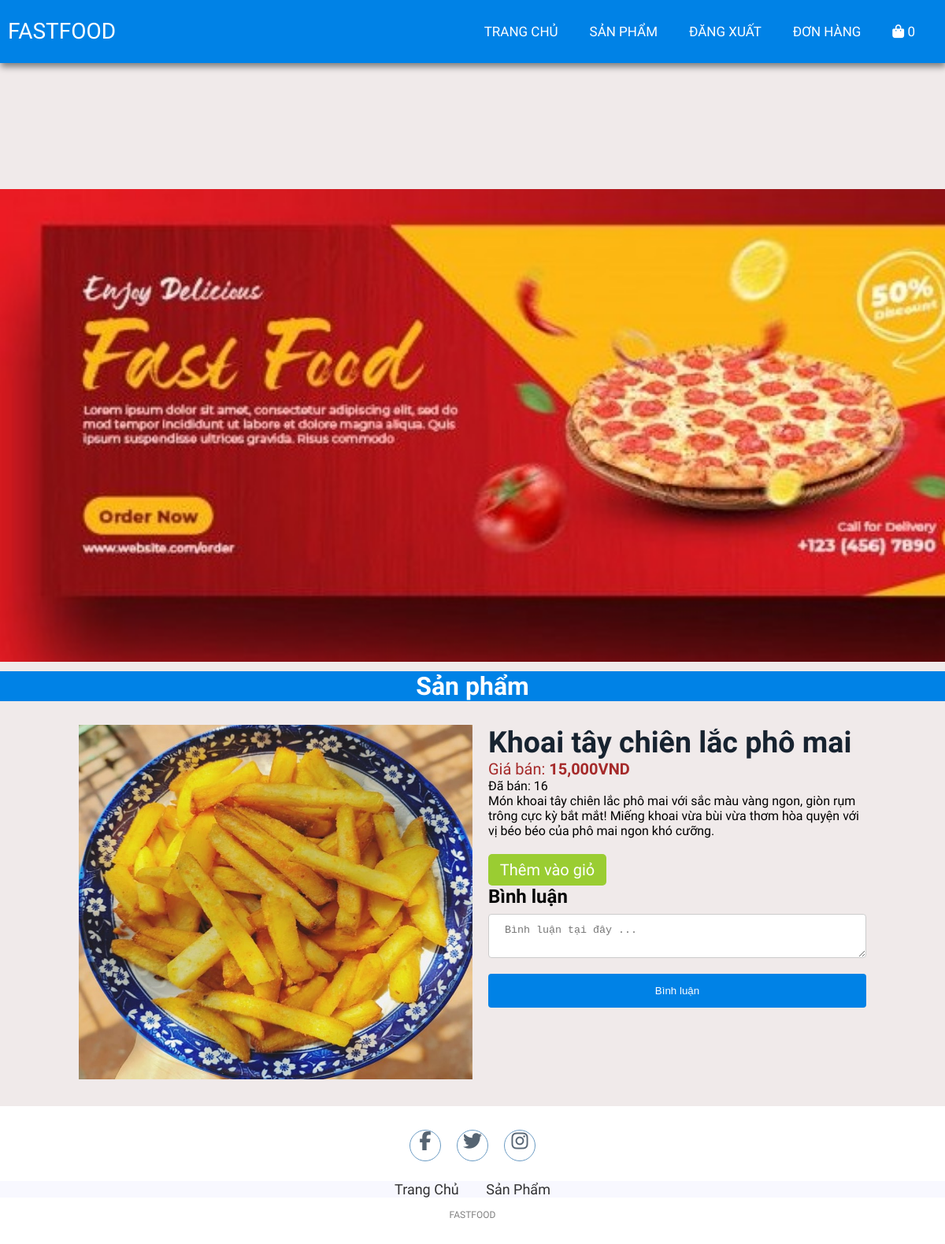
The app's page /detail.php?id=4 with its own data.
### tables this page shows
CREATE TABLE `products` (
  `id` int(11) NOT NULL,
  `name` varchar(255) NOT NULL,
  `originalPrice` decimal(10,0) NOT NULL,
  `promotionPrice` decimal(10,0) NOT NULL,
  `image` varchar(50) NOT NULL,
  `createdBy` int(11) NOT NULL,
  `createdDate` date NOT NULL,
  `cateId` int(11) NOT NULL,
  `qty` int(11) NOT NULL,
  `des` varchar(1000) NOT NULL,
  `status` tinyint(1) NOT NULL,
  `soldCount` int(11) NOT NULL
);

### lib/database.php (called while the page is built, shortened)
<?php
class Database extends PDO
{
  public $host   = DB_HOST;
  public $user   = DB_USER;
  public $pass   = DB_PASS;
  public $dbname = DB_NAME;
  public $link;
  private function connectDB()
  {
    $this->link = new mysqli(
      $this->host,
      $this->user,
      $this->pass,
      $this->dbname
    );
  }
  public function select($query)
  {
    $result = $this->link->query($query);
    if ($result->num_rows > 0)
    {
      return $result;
    }
    else
    {
      return false;
    }
  }
}

### lib/session.php (called while the page is built, shortened)
<?php
class Session
{
   public static function get($key)
   {
      if (isset($_SESSION[$key])) {
         return $_SESSION[$key];
      } else {
         return false;
      }
   }
}

### classes/cart.php (called while the page is built, shortened)
<?php
$filepath = realpath(dirname(__FILE__));
include_once($filepath . '/../lib/database.php');
include_once($filepath . '/../lib/session.php');
include_once($filepath . '/../classes/product.php');
?>
<?php
class cart
{
    private $db;
    public function __construct()
    {
        $this->db = new Database();
    }
    public function getTotalQtyByUserId()
    {
        $userId = Session::get('userId');
        $query = "SELECT SUM(qty) as total FROM cart WHERE userId = '$userId' ";
        $mysqli_result = $this->db->select($query);
        if ($mysqli_result) {
            $result = mysqli_fetch_all($this->db->select($query), MYSQLI_ASSOC)[0];
            return $result;
        }
        return false;
    }
}
?>

### classes/product.php (called while the page is built, shortened)
<?php
$filepath = realpath(dirname(__FILE__));
include_once($filepath . '/../lib/database.php');
include_once($filepath . '/../lib/session.php');
?>
<?php
class product
{
    private $db;
    public function __construct()
    {
        $this->db = new Database();
    }
    public function getProductbyId($id)
    {
        $query = "SELECT * FROM products where id = '$id' AND status = 1";
        $mysqli_result = $this->db->select($query);
        if ($mysqli_result) {
            $result = mysqli_fetch_all($this->db->select($query), MYSQLI_ASSOC)[0];
            return $result;
        }
        return false;
    }
}
?>

### detail.php (the view, shortened to what this page needs)
<?php
include 'classes/product.php';
include_once 'classes/cart.php';
$cart = new cart();
$totalQty = $cart->getTotalQtyByUserId();
$product = new product();
$result = $product->getProductbyId($_GET['id']);
?>
<!DOCTYPE html>
<html lang="en">
<head>
    <link rel="stylesheet" href="css/style.css">
    <link rel="stylesheet" href="https://cdnjs.cloudflare.com/ajax/libs/font-awesome/5.15.4/css/all.min.css">
</head>
<body>
    <nav>
        <label class="logo">FASTFOOD</label>
        <ul>
            <li><a href="index.php">Trang chủ</a></li>
            <li><a href="productList.php">Sản phẩm</a></li>
            <li><a href="logout.php" id="signin">Đăng xuất</a></li>
            <li><a href="order.php" id="order">Đơn hàng</a></li>
            <li>
                <a href="checkout.php">
                    <i class="fa fa-shopping-bag"></i>
                    <span class="sumItem">
                        <?= ($totalQty['total']) ? $totalQty['total'] : "0" ?>
                    </span>
                </a>
            </li>
        </ul>
    </nav>
    <section class="banner"></section>
    <div class="featuredProducts">
        <h1>Sản phẩm</h1>
    </div>
    <div class="container-single">
        <div class="image-product">
            <img src="admin/upload/<?= $result['image'] ?>" alt="">
        </div>
        <div class="info">
            <div class="name">
                <h2><?= $result['name'] ?></h2>
            </div>
            <div class="price-single">
                Giá bán: <b><?= number_format($result['promotionPrice'], 0, '', ',') ?>VND</b>
            </div>
            <div class="des">
                <p>Đã bán: <?= $result['soldCount'] ?></p>
                <?= $result['des'] ?>
            </div>
            <div class="add-cart-single">
                <a href="add_cart.php?id=<?= $result['id'] ?>">Thêm vào giỏ</a>
            </div>
            <div class="comment">
            <section>
        <h2>Bình luận</h2>
        <form method="post">
            <section><textarea name = "comment" style="width:100%" row="5" class="form-control" placeholder= "Bình luận tại đây ..."></textarea>
            </section>
            <section>
                <input type="submit" value="Bình luận" class="btn btn-primary"></input>
            </section>
        </form>
    </section>
            </div>
        </div>
    </div>
    <footer>
        <div class="social">
            <a href="#"><i class="fa fa-facebook" aria-hidden="true"></i></a>
            <a href="#"><i class="fa fa-twitter" aria-hidden="true"></i></a>
            <a href="#"><i class="fa fa-instagram" aria-hidden="true"></i></a>
        </div>
        <ul class="list">
            <li>
                <a href="./">Trang Chủ</a>
            </li>
            <li>
                <a href="productList.php">Sản Phẩm</a>
            </li>
        </ul>
        <p class="copyright">FASTFOOD</p>
    </footer>
</body>
</html>

### css/style.css (style rules this page uses)
* { padding: 0; margin: 0; text-decoration: none; list-style: none; box-sizing: border-box; }
body { font-family: Mitr; background: rgb(240, 234, 234); }
nav { top: 0; background: #0082e6; height: 80px; width: 100%; position: fixed; z-index: 9999; box-shadow: 1px 5px 8px gray; }
label.logo { color: white; font-size: 28px; line-height: 80px; padding: 0 10px; }
nav ul { float: right; margin-right: 20px; }
nav ul li { display: inline-block; line-height: 80px; margin: 0 5px; }
nav ul li a { color: white; font-size: 17px; padding: 7px 13px; border-radius: 3px; text-transform: uppercase; border-radius: 5px; transition: 0.5s; }
.banner { background: url('../images/banner2.jpg'); background-size: cover; height: 600px; margin-top: 20%; margin-bottom: 1%; }
.featuredProducts { text-align: center; background-color: #0082e6; color: white; }
footer { padding: 30px 0; background-color:white; }
footer .social { text-align: center; padding-bottom: 25px; color: white; }
footer .social a { color: inherit; font-size: 24px; border: 1px solid steelblue; width: 40px; height: 40px; display: inline-block; text-align: center; border-radius: 50%; margin: 0 8px; transition: 0.5s; background-color: white; color: #2c3e50; opacity: 0.8; }
footer ul { margin-top: 0; padding: 0; list-style: none; font-size: 18px; margin-bottom: 0; text-align: center; }
footer ul a { color: inherit; text-decoration: none; opacity: 0.8; }
footer ul li { display: inline; padding: 0 15px; }
footer .copyright { margin-top: 15px; text-align: center; font-size: 12px; color: gray; }
.container-single { display: flex; margin: 30px 100px; }
.info { padding-left: 20px; }
.image-product img { height: 450px; width: 500px; }
.name { font-size: 25px; color: #172330; }
.price-single { font-size: 20px; color: brown; }
.add-cart-single { width: 150px; height: 40px; line-height: 40px; background-color: yellowgreen; font-size: 20px; text-align: center; border-radius: 5px; margin-top: 20px; transition: 0.5s; }
.add-cart-single a { color: white; }
.list { background-color: ghostwhite; }
input[type=text], input[type=password], input[type=email], input[type=number], textarea, select { width: 100%; padding: 12px 20px; margin: 8px 0; border: 1px solid #ccc; border-radius: 4px; }
input[type=submit] { width: 100%; background-color: #0082e6; color: white; padding: 14px 20px; margin: 8px 0; border: none; border-radius: 4px; cursor: pointer; }
.comment { color: #070808; }

### records on screen
products: image (picture), name "Khoai tây chiên lắc phô mai", promotionPrice "15,000", soldCount "16", des "Món khoai tây chiên lắc phô mai với sắc màu vàng ngon, giòn rụm trông cực kỳ bắt mắt! Miếng khoai vừa bùi vừa thơm hòa quyện với vị béo béo của phô mai ngon khó cưỡng."
